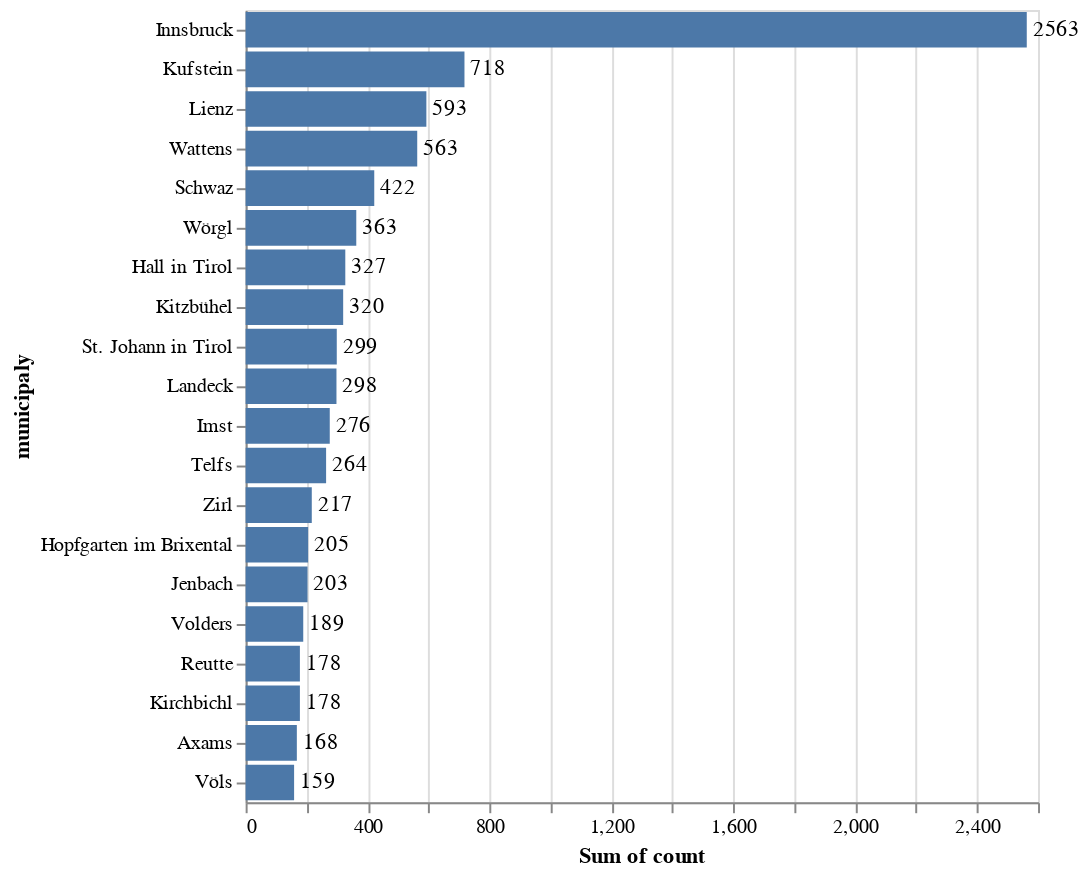

Here is the notebook cell this chart was saved with:
### Code cell
bars = alt.Chart(df_by_location.head(20)).mark_bar().encode(
    x='sum(count):Q',
    y=alt.Y('municipaly:N', sort='-x')
)

text = bars.mark_text(
    align='left',
    baseline='middle',
    dx=3  # Nudges text to right so it doesn't appear on top of the bar
).encode(
    text='count:Q'
)

bars + text

### Figure 1 — Vega-Lite specification as saved in the notebook (floating-point values rounded to 4 significant figures)
{"config": {"view": {"continuousWidth": 400, "continuousHeight": 300}}, "layer": [{"mark": "bar", "encoding": {"x": {"type": "quantitative", "aggregate": "sum", "field": "count"}, "y": {"type": "nominal", "field": "municipaly", "sort": "-x"}}}, {"mark": {"type": "text", "align": "left", "baseline": "middle", "dx": 3}, "encoding": {"text": {"type": "quantitative", "field": "count"}, "x": {"type": "quantitative", "aggregate": "sum", "field": "count"}, "y": {"type": "nominal", "field": "municipaly", "sort": "-x"}}}], "data": {"name": "data-5b42e6600fe51ed72dc4f961d0bd3118"}, "$schema": "https://vega.github.io/schema/vega-lite/v4.8.1.json", "datasets": {"data-5b42e6600fe51ed72dc4f961d0bd3118": [{"municipaly": "Innsbruck", "count": 2563}, {"municipaly": "Kufstein", "count": 718}, {"municipaly": "Lienz", "count": 593}, {"municipaly": "Wattens", "count": 563}, {"municipaly": "Schwaz", "count": 422}, {"municipaly": "Wörgl", "count": 363}, {"municipaly": "Hall in Tirol", "count": 327}, {"municipaly": "Kitzbühel", "count": 320}, {"municipaly": "St. Johann in Tirol", "count": 299}, {"municipaly": "Landeck", "count": 298}, {"municipaly": "Imst", "count": 276}, {"municipaly": "Telfs", "count": 264}, {"municipaly": "Zirl", "count": 217}, {"municipaly": "Hopfgarten im Brixental", "count": 205}, {"municipaly": "Jenbach", "count": 203}, {"municipaly": "Volders", "count": 189}, {"municipaly": "Reutte", "count": 178}, {"municipaly": "Kirchbichl", "count": 178}, {"municipaly": "Axams", "count": 168}, {"municipaly": "Völs", "count": 159}]}}
